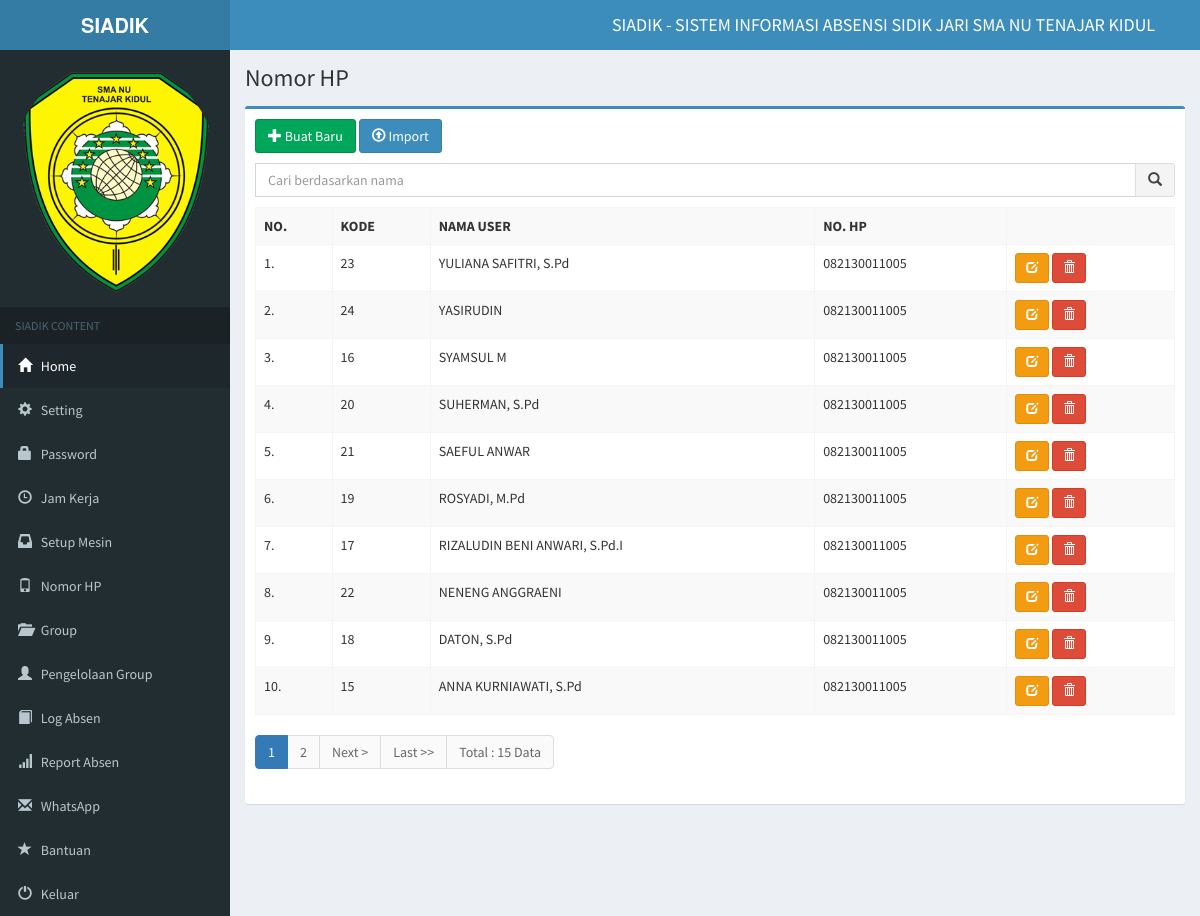
The app's page /no-telp (signed in) with its own data.
### tables this page shows
CREATE TABLE `tbl_identitas` (
  `id_identitas` int(1) NOT NULL,
  `nama_identitas` varchar(255) DEFAULT NULL,
  `title_identitas` varchar(255) NOT NULL,
  `alamat_identitas` text NOT NULL,
  `menit_identitas` int(5) NOT NULL,
  `logo_identitas` varchar(255) NOT NULL,
  `tgl_identitas` date NOT NULL,
  `kode_identitas` varchar(255) NOT NULL,
  `cloud_identitas` enum('0','1') NOT NULL DEFAULT '0'
);

CREATE TABLE `tbl_phone` (
  `id_phone` int(3) NOT NULL,
  `kode_user` varchar(10) NOT NULL,
  `no_phone` varchar(20) NOT NULL
);

CREATE TABLE `tbl_user` (
  `kode_user` int(10) NOT NULL,
  `nama_user` varchar(100) NOT NULL,
  `id_perangkat` int(3) NOT NULL,
  `pass_user` varchar(255) DEFAULT NULL,
  `tgl_user` datetime NOT NULL
);

### views/no-telp.php (the view, shortened to what this page needs)
 <section class="content-header">
   <h1>
     Nomor HP
   </h1>
 </section>
 <section class="content">
<div class="box box-primary">
   <div class="box-body">
<?php
	switch(url_segment(2)){
		default:
			?>
			<a href="<?php echo base_url()."/".url_segment(1);?>/add" class="btn btn-success"><span class="glyphicon glyphicon-plus"></span> Buat Baru</a>
			<a href="<?php echo base_url()."/".url_segment(1);?>/import" class="btn btn-primary"><span class="glyphicon glyphicon-upload"></span> Import</a>
			<p>
					<form name="form1" method="post" action="<?php echo base_url()."/".url_segment(1);?>/search" class="form">
					<div class="input-group">
					<input type="text" name="cari" id='cari' placeholder="Cari berdasarkan nama" required="true" class="form-control">
					<span class="input-group-btn">
			            <button class="btn btn-default" type="submit"><span class="glyphicon glyphicon-search"></span></button>
			          </span>
			        </div>
					</form>
				</p>
					<table class="table table-striped table-bordered" >
					  <tr>
						<th>NO.</td>
						<th>KODE</td>
						<th>NAMA USER</td>
						<th>NO. HP</td>
						<th></td>
					  </tr>
					  <?php
					  $batas = 10;
						if(url_segment(2) == "hal")
						{
							$hal = url_segment(3);
							$posisi = ($hal-1) * $batas;
							$no= $posisi + 1;
						}
						else
						{
							$posisi = 0;
							$hal = 1;
							$no=1;
						}
						if(url_segment(2) == "search")
						{
							$h2=mysqli_query($koneksi,"select * from tbl_phone a LEFT JOIN tbl_user b on a.kode_user=b.kode_user WHERE b.nama_user like '%$_POST[cari]%' order by a.id_phone DESC");
						}
						else{
							$h2=mysqli_query($koneksi,"select * from tbl_phone a LEFT JOIN tbl_user b on a.kode_user=b.kode_user order by a.id_phone DESC LIMIT $posisi,$batas");
						}
						while($d2=mysqli_fetch_assoc($h2)){
							echo"<tr class='baris'>
							<td>".$no++.".</td>
							<td>$d2[kode_user]</td>
							<td>$d2[nama_user]</td>
							<td>$d2[no_phone]</td>
							<td>
								".link_edit(base_url()."/".url_segment(1)."/edit/$d2[id_phone]")."
								".link_hapus(base_url()."/".url_segment(1)."/hapus/$d2[id_phone]")."
							</td>
						  </tr>";
						 }
					  ?>
					</table>
					<?php
					if(url_segment(2) != "search")
						{
							 $jmldata=mysqli_num_rows(mysqli_query($koneksi,"select * from tbl_phone a LEFT JOIN tbl_user b on a.kode_user=b.kode_user order by a.id_phone DESC"));
							echo halaman($jmldata,$batas,base_url()."/".url_segment(1),$hal);
						}
						?>
			<?php
		break;
		?>
					<?php
	}
?>
      </div>
   </div>
 </section>

### index.php (shortened to what this page needs)
<?php
include "assets/config/koneksi.php";
include "assets/config/function.php";
$iden=mysqli_fetch_assoc(mysqli_query($koneksi,"select * from tbl_identitas order by id_identitas DESC"));
?>
<!DOCTYPE html>
<html>
<head>
  <link rel="stylesheet" href="<?php echo base_url()."/assets/AdminLTE/bootstrap"; ?>/css/bootstrap.min.css">
  <link rel="stylesheet" href="<?php echo base_url()."/assets/AdminLTE/bootstrap"; ?>/css/main.css">
  <link rel="stylesheet" href="<?php echo base_url()."/assets/AdminLTE/dist"; ?>/css/AdminLTE.min.css">
  <link rel="stylesheet" href="<?php echo base_url()."/assets/AdminLTE/dist"; ?>/css/skins/skin-blue.min.css">
</head>
<body class="hold-transition skin-blue sidebar-mini">
<div class="wrapper">
  <header class="main-header">
    <a href="<?php echo base_url();?>" class="logo">
      <span class="logo-lg"><b>SIADIK</b></span>
    </a>
    <nav class="navbar navbar-static-top" role="navigation" style="vertical-align:center;">
      <a href="#" class="sidebar-toggle" data-toggle="offcanvas" role="button">
      </a>
      <div class="navbar-custom-menu">
		<ul class="nav navbar-nav">
              <li><a href="#"><h4><?php echo $iden['title_identitas'];?></h4></a></li>
              <li><a href="#"><span id="status-gammu"></span></a></li>
        </ul>
      </div>
    </nav>
  </header>
  <aside class="main-sidebar">
    <section class="sidebar">
      <div class="user-panel" style="text-align:center">
          <img src="<?php echo base_url()."/img/$iden[logo_identitas]";?>" class="img-circle img-responsive" alt="User Image">
      </div>
      <ul class="sidebar-menu">
        <li class="header">SIADIK CONTENT</li>
        <li class="active"><a href="<?php echo base_url();?>"><i class="glyphicon glyphicon-home"></i> <span>Home</span></a></li>
        <li><a href="<?php echo base_url();?>/setting"><i class="glyphicon glyphicon-cog"></i> <span>Setting</span></a></li>
        <li><a href="<?php echo base_url();?>/password"><i class="glyphicon glyphicon-lock"></i> <span>Password</span></a></li>
        <li><a href="<?php echo base_url();?>/jadwal"><i class="glyphicon glyphicon-time"></i> <span>Jam Kerja</span></a></li>
		 <li class="treeview">
          <a href="#"><i class="glyphicon glyphicon-inbox"></i> <span>Setup Mesin</span>
          </a>
        </li>
   <li><a href="<?php echo base_url();?>/no-telp"><i class="glyphicon glyphicon-phone"></i> <span>Nomor HP</span></a></li>
		 <li><a href="<?php echo base_url();?>/group"><i class="glyphicon glyphicon-folder-open"></i> <span>Group</span></a></li>
        <li><a href="<?php echo base_url();?>/pengelolaan-group"><i class="glyphicon glyphicon-user"></i> <span>Pengelolaan Group</span></a></li>
        <li><a href="<?php echo base_url();?>/log-absen"><i class="glyphicon glyphicon-book"></i> <span>Log Absen</span></a></li>
		<li class="treeview">
          <a href="#"><i class="glyphicon glyphicon-signal"></i> <span>Report Absen</span>
          </a>
        </li>
		<li class="treeview">
          <a href="#"><i class="glyphicon glyphicon-envelope"></i> <span>WhatsApp</span>
          </a>
        </li>
        <li><a href="<?php echo base_url();?>/help"><i class="glyphicon glyphicon-star"></i> <span>Bantuan</span></a></li>
        <li><a href="<?php echo base_url();?>/logout"><i class="glyphicon glyphicon glyphicon-off"></i> <span>Keluar</span></a></li>
      </ul>
    </section>
  </aside>
  <div class="content-wrapper">
    <?php
		if(empty($_SESSION['username']) and empty($_SESSION['password'])){
			include "views/home.php";
		}
		else{
			switch(url_segment(1)){
				case 'no-telp'	: include "views/no-telp.php"; break;
			}
		}
	?>
  </div>
</div>
</body>
</html>

### assets/config/function.php (shortened to what this page needs)
<?php
function base_url(){
	return "http://localhost/siadik";
}
function url_segment($segment = ""){
	$url="http://".$_SERVER["SERVER_NAME"]."".$_SERVER['REQUEST_URI'];
	$base = str_replace(base_url(),"",$url);
	$pecah  = explode("/",$base);
	if(empty($pecah[$segment])){ $dataku="";}
	else{$dataku=$pecah[$segment];}
	return $dataku;
}
function link_edit($url){
	return "<a href='$url' class='btn btn-sm btn-warning'><i class='glyphicon glyphicon-edit'></i></a>";
}
function link_hapus($url){
	return "<a href='$url' class='btn btn-sm btn-danger' onclick=\"return confirm('Anda yakin ingin menghapusnya?');\"><i class='glyphicon glyphicon-trash'></i></a>";
}
function halaman($jmldata,$batas,$page,$hal){
						  $jmlhalaman = ceil($jmldata/$batas);
							$file = $page;
							$guri="hal";
							if($jmldata > $batas)
							{
								echo"<nav>
										<ul class=\"pagination\">";
								$angka=($hal > 3 ? " <li class=\"disable\"><a href='#'>...</a></li> " : " ");
								for($i=$hal-2;$i<$hal;$i++) {
									if($i < 1)
										continue;
									$angka .= "<li><a href='$file/$guri/$i'>$i</a></li> ";
								}
								$angka .=" <li class=\"active\"><a href='#'>$hal</a></li> ";
								for($i=$hal+1;$i<($hal+3);$i++) {
									if($i >$jmlhalaman)
										break;
									$angka .= "<li><a href='$file/$guri/$i'>$i</a></li> ";
								}
								$angka .= ($hal+2<$jmlhalaman ? "<li class=\"disable\"><a href='#'>...</a></li><li class=\"disable\"><a href='$file/$guri/$jmlhalaman'>$jmlhalaman</a></li>" : "");
								echo "$angka";
								if($hal < $jmlhalaman) {
									$next=$hal+1;
									echo "<li><a href='$file/$guri/$next'>Next ></a></li>
									<li><a href='$file/$guri/$jmlhalaman'>Last >></a></li>";
								}
								echo "<li class=\"disable\"><a href='#'>Total : $jmldata Data</a></li>
								</ul>
							</nav>";
							}
}
?>

### records on screen
tbl_identitas: title_identitas "SIADIK - SISTEM INFORMASI ABSENSI SIDIK JARI SMA NU TENAJAR KIDUL", logo_identitas (picture)
tbl_phone: kode_user.kode_user "23", kode_user.nama_user "YULIANA SAFITRI, S.Pd", no_phone "082130011005"
tbl_phone: kode_user.kode_user "24", kode_user.nama_user "YASIRUDIN", no_phone "082130011005"
tbl_phone: kode_user.kode_user "16", kode_user.nama_user "SYAMSUL M", no_phone "082130011005"
tbl_phone: kode_user.kode_user "20", kode_user.nama_user "SUHERMAN, S.Pd", no_phone "082130011005"
tbl_phone: kode_user.kode_user "21", kode_user.nama_user "SAEFUL ANWAR", no_phone "082130011005"
tbl_phone: kode_user.kode_user "19", kode_user.nama_user "ROSYADI, M.Pd", no_phone "082130011005"
tbl_phone: kode_user.kode_user "17", kode_user.nama_user "RIZALUDIN BENI ANWARI, S.Pd.I", no_phone "082130011005"
tbl_phone: kode_user.kode_user "22", kode_user.nama_user "NENENG ANGGRAENI", no_phone "082130011005"
tbl_phone: kode_user.kode_user "18", kode_user.nama_user "DATON, S.Pd", no_phone "082130011005"
tbl_phone: kode_user.kode_user "15", kode_user.nama_user "ANNA KURNIAWATI, S.Pd", no_phone "082130011005"

### other values on screen
$hal "1"
$jmldata "15"
